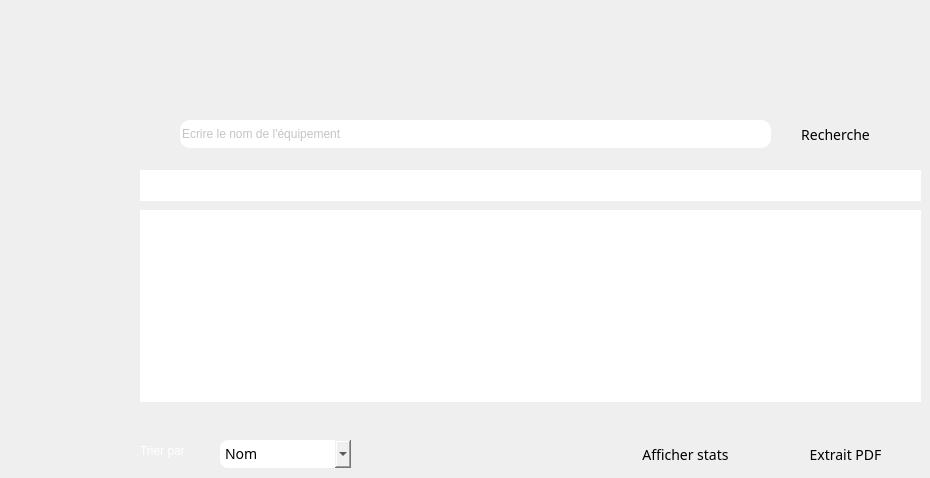
     <widget class="QWidget" name="tab_12">
      <attribute name="title">
       <string>Liste des equipements</string>
      </attribute>
      <widget class="QPushButton" name="extract_pdf">
       <property name="geometry">
        <rect>
         <x>770</x>
         <y>440</y>
         <width>151</width>
         <height>29</height>
        </rect>
       </property>
       <property name="styleSheet">
        <string notr="true"> 
*{
 font-family:century gothic;
   font-size:14px;
}

QFrame
{
 	 
}
QPushButton
{

	
	background-image: url(:/img/360_F_261490536_nJ5LSRAVZA0CK9Nvt2E1fXJVUfpiqvhT.jpg);
}
QPushButton
{
 border-radius:8px;
}
QPushButton:hover
{
color:rgb(255,255,255);
 
border-radius:10px;
background:#3CB043;
}</string>
       </property>
       <property name="text">
        <string>Extrait PDF</string>
       </property>
      </widget>
      <widget class="QLineEdit" name="searchbox">
       <property name="geometry">
        <rect>
         <x>180</x>
         <y>120</y>
         <width>591</width>
         <height>28</height>
        </rect>
       </property>
       <property name="styleSheet">
        <string notr="true"> 
background-image: url(:/img/4096x2304-ghost-white-solid-color-background.jpg);
color: rgb(138, 138, 138);
font: 350 italic 9pt &quot;Segoe UI Semilight&quot;;
border-radius:10px;</string>
       </property>
       <property name="text">
        <string/>
       </property>
       <property name="placeholderText">
        <string>Ecrire le nom de l'équipement</string>
       </property>
      </widget>
      <widget class="QPushButton" name="pb_recherche">
       <property name="geometry">
        <rect>
         <x>780</x>
         <y>120</y>
         <width>111</width>
         <height>29</height>
        </rect>
       </property>
       <property name="styleSheet">
        <string notr="true"> 
*{
 font-family:century gothic;
   font-size:14px;
}

QFrame
{
 	 
}
QPushButton
{

	
	background-image: url(:/img/360_F_261490536_nJ5LSRAVZA0CK9Nvt2E1fXJVUfpiqvhT.jpg);
}
QPushButton
{
 border-radius:8px;
}
QPushButton:hover
{
color:rgb(0,0,0);
 
border-radius:10px;
 
	background-image: url(:/img/4096x2304-ghost-white-solid-color-background.jpg);
}</string>
       </property>
       <property name="text">
        <string>Recherche</string>
       </property>
      </widget>
      <widget class="QLabel" name="label_27">
       <property name="geometry">
        <rect>
         <x>140</x>
         <y>440</y>
         <width>61</width>
         <height>21</height>
        </rect>
       </property>
       <property name="styleSheet">
        <string notr="true">font: 500 9pt &quot;Tahoma&quot;;
 
color: rgb(255, 255, 255);
background:transparent;</string>
       </property>
       <property name="text">
        <string>Trier par</string>
       </property>
      </widget>
      <widget class="QPushButton" name="pushButton_16">
       <property name="geometry">
        <rect>
         <x>610</x>
         <y>440</y>
         <width>151</width>
         <height>29</height>
        </rect>
       </property>
       <property name="styleSheet">
        <string notr="true"> 
*{
 font-family:century gothic;
   font-size:14px;
}

QFrame
{
 	 
}
QPushButton
{

	
	background-image: url(:/img/360_F_261490536_nJ5LSRAVZA0CK9Nvt2E1fXJVUfpiqvhT.jpg);
}
QPushButton
{
 border-radius:8px;
}
QPushButton:hover
{
color:rgb(255,255,255);
 
border-radius:10px;
background:#3CB043;
}</string>
       </property>
       <property name="text">
        <string>Afficher stats</string>
       </property>
      </widget>
      <widget class="QPlainTextEdit" name="plainTextEdit_16">
       <property name="geometry">
        <rect>
         <x>140</x>
         <y>170</y>
         <width>781</width>
         <height>31</height>
        </rect>
       </property>
       <property name="styleSheet">
        <string notr="true">font: 700 15pt &quot;8514oem&quot;;
color: rgb(255, 255, 255);
background-image: url(:/img/download.png);
border-radius:10px;</string>
       </property>
       <property name="plainText">
        <string>                         Liste des equipements</string>
       </property>
      </widget>
      <widget class="QWidget" name="widget_23" native="true">
       <property name="geometry">
        <rect>
         <x>80</x>
         <y>-30</y>
         <width>191</width>
         <height>31</height>
        </rect>
       </property>
       <property name="styleSheet">
        <string notr="true">background-image: url(:/img/1920x1080-yellow-orange-solid-color-background.jpg);</string>
       </property>
      </widget>
      <widget class="QTableView" name="tableView_2">
       <property name="geometry">
        <rect>
         <x>140</x>
         <y>210</y>
         <width>781</width>
         <height>192</height>
        </rect>
       </property>
       <property name="styleSheet">
        <string notr="true"> border-radius:10px;
background-image: url(:/img/360_F_69019892_B4lc0tM8Q6JXI42OvK2szAowVUr7qZJs.jpg);
color: rgb(0, 0, 0);</string>
       </property>
      </widget>
      <widget class="QComboBox" name="comboBox">
       <property name="geometry">
        <rect>
         <x>220</x>
         <y>440</y>
         <width>131</width>
         <height>28</height>
        </rect>
       </property>
       <property name="styleSheet">
        <string notr="true"> 

 font-family:century gothic;
   font-size:14px;



	
	background-image: url(:/img/360_F_261490536_nJ5LSRAVZA0CK9Nvt2E1fXJVUfpiqvhT.jpg);

 border-radius:8px;

</string>
       </property>
       <item>
        <property name="text">
         <string>Nom</string>
        </property>
       </item>
       <item>
        <property name="text">
         <string>Prix $</string>
        </property>
       </item>
       <item>
        <property name="text">
         <string>ID</string>
        </property>
       </item>
       <item>
        <property name="text">
         <string>Nombre occ</string>
        </property>
       </item>
      </widget>
     </widget>
